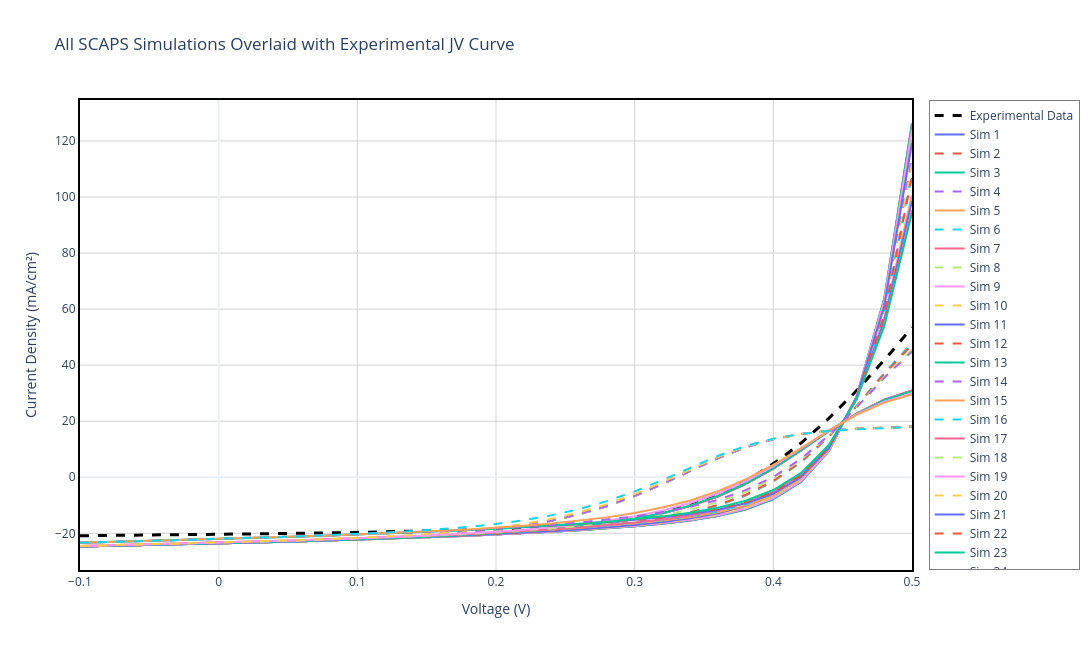

Notebook code cell kept with this figure:
### Markdown cell above
## Section 3.1: Overlay Comparison - All Simulations vs Experimental Data

### Overview
This section provides a comprehensive visual comparison by overlaying all SCAPS simulation J-V curves on the same plot as the experimental data. This overlay approach allows for:

- **Direct shape comparison**: Visually assess which simulations best match the experimental curve shape
- **Parameter range assessment**: Understand the spread of voltages, currents, and fill factors across all simulations
- **Quality of model fit**: Quickly identify if any simulations closely track the experimental behavior across the full J-V range
- **Anomaly detection**: Spot simulations that deviate significantly from the general trend

This visualization complements the parameter-based matching in the following section and provides intuitive insight into device behavior.

### Code cell
# ------------------ PLOT 3.1: ALL SIMULATIONS + EXPERIMENTAL OVERLAY ------------------
fig_overlay = go.Figure()

# Add experimental data first (so it appears at the back)
fig_overlay.add_trace(go.Scatter(
    x=exp_data['v(V)'], 
    y=exp_data['jtot(mA/cm2)'], 
    mode='lines', 
    name='Experimental Data', 
    line=dict(color='black', width=3, dash='dash'),
    hovertemplate='<b>Experimental</b><br>V: %{x:.3f} V<br>J: %{y:.2f} mA/cm²<extra></extra>'
))

# Add all SCAPS simulations
colors = []
import plotly.express as px
color_palette = px.colors.qualitative.Plotly
for i, d in enumerate(scaps_data):
    v_filtered = d['v(V)']
    j_filtered = d['jtot(mA/cm2)']
    
    # Hover information
    hover_text = f"<b>{d['label']}</b><br>Voc: {d['Voc']:.3f} V<br>Jsc: {d['Jsc']:.2f} mA/cm²<br>FF: {d['FF']:.1f} %<br>η: {d['eta']:.2f} %"
    
    # Alternate between solid and dash line styles for better visibility
    line_dash = 'solid' if i % 2 == 0 else 'dash'
    line_color = color_palette[i % len(color_palette)]
    
    fig_overlay.add_trace(go.Scatter(
        x=v_filtered, 
        y=j_filtered, 
        mode='lines', 
        name=f"Sim {i+1}",
        line=dict(color=line_color, width=2, dash=line_dash),
        hovertemplate=hover_text + '<extra></extra>'
    ))

fig_overlay.update_xaxes(showline=True, linewidth=2, linecolor='black', mirror=True)
fig_overlay.update_yaxes(showline=True, linewidth=2, linecolor='black', mirror=True)
fig_overlay.update_layout(
    title='All SCAPS Simulations Overlaid with Experimental JV Curve',
    xaxis_title='Voltage (V)',
    yaxis_title='Current Density (mA/cm²)',
    hovermode='closest',
    template='plotly_white',
    width=1100,
    height=650,
    plot_bgcolor='white',
    xaxis=dict(showgrid=True, gridwidth=1, gridcolor='lightgray'),
    yaxis=dict(showgrid=True, gridwidth=1, gridcolor='lightgray'),
    legend=dict(
        x=1.02,
        y=1,
        xanchor='left',
        yanchor='top',
        bgcolor='rgba(255, 255, 255, 0.7)',
        bordercolor='gray',
        borderwidth=1
    )
)
fig_overlay.show()
fig_overlay.write_image(os.path.join(plots_dir, 'All_data_Comparison.png'), width=1100, height=650)

print(f"\n✅ Overlay plot created with {len(scaps_data)} simulations + 1 experimental curve")
print(f"✅ Saved Plot 3.1 to {plots_dir}/All_data_Comparison.png")
print(f"   Experimental range: V ∈ [{exp_data['v(V)'].min():.3f}, {exp_data['v(V)'].max():.3f}] V")
print(f"                       J ∈ [{exp_data['jtot(mA/cm2)'].min():.2f}, {exp_data['jtot(mA/cm2)'].max():.2f}] mA/cm²")

### Figure 1 — Plotly figure (JSON) as saved in the notebook; plotly's stock layout.template omitted (floating-point values rounded to 4 significant figures; data arrays with more than 128 entries replaced by an {"elided": "..."} marker saying what was removed)
{"data": [{"hovertemplate": "<b>Experimental</b><br>V: %{x:.3f} V<br>J: %{y:.2f} mA/cm²<extra></extra>", "line": {"color": "black", "dash": "dash", "width": 3}, "mode": "lines", "name": "Experimental Data", "type": "scatter", "x": {"elided": "200 float values"}, "y": {"elided": "200 float values"}}, {"hovertemplate": "<b>CdS (L2)>>defect 1>>total defect density [1/cm³]: 1.00e+14</b><br>Voc: 0.423 V<br>Jsc: 23.64 mA/cm²<br>FF: 52.9 %<br>η: 5.29 %<extra></extra>", "line": {"color": "#636EFA", "dash": "solid", "width": 2}, "mode": "lines", "name": "Sim 1", "type": "scatter", "x": [-0.1, -0.08, -0.06, -0.04, -0.02, 0.0, 0.02, 0.04, 0.06, 0.08, 0.1, 0.12, 0.14, 0.16, 0.18, 0.2, 0.22, 0.24, 0.26, 0.28, 0.3, 0.32, 0.34, 0.36, 0.38, 0.4, 0.42, 0.44, 0.46, 0.48, 0.5], "y": [-24.7, -24.51, -24.3, -24.09, -23.87, -23.64, -23.39, -23.13, -22.86, -22.58, -22.27, -21.95, -21.61, -21.25, -20.85, -20.43, -19.96, -19.45, -18.87, -18.22, -17.46, -16.54, -15.38, -13.8, -11.48, -7.783, -1.561, 9.327, 28.76, 63.68, 126.2]}, {"hovertemplate": "<b>CdS (L2)>>defect 1>>total defect density [1/cm³]: 1.00e+14</b><br>Voc: 0.422 V<br>Jsc: 23.64 mA/cm²<br>FF: 52.6 %<br>η: 5.25 %<extra></extra>", "line": {"color": "#EF553B", "dash": "dash", "width": 2}, "mode": "lines", "name": "Sim 2", "type": "scatter", "x": [-0.1, -0.08, -0.06, -0.04, -0.02, 0.0, 0.02, 0.04, 0.06, 0.08, 0.1, 0.12, 0.14, 0.16, 0.18, 0.2, 0.22, 0.24, 0.26, 0.28, 0.3, 0.32, 0.34, 0.36, 0.38, 0.4, 0.42, 0.44, 0.46, 0.48, 0.5], "y": [-24.7, -24.51, -24.3, -24.09, -23.87, -23.64, -23.39, -23.13, -22.86, -22.57, -22.27, -21.95, -21.61, -21.24, -20.84, -20.41, -19.94, -19.41, -18.82, -18.14, -17.35, -16.39, -15.16, -13.48, -11.03, -7.188, -0.8532, 9.929, 28.5, 60.33, 113.8]}, {"hovertemplate": "<b>CdS (L2)>>defect 1>>total defect density [1/cm³]: 1.00e+14</b><br>Voc: 0.420 V<br>Jsc: 23.64 mA/cm²<br>FF: 52.3 %<br>η: 5.19 %<extra></extra>", "line": {"color": "#00CC96", "dash": "solid", "width": 2}, "mode": "lines", "name": "Sim 3", "type": "scatter", "x": [-0.1, -0.08, -0.06, -0.04, -0.02, 0.0, 0.02, 0.04, 0.06, 0.08, 0.1, 0.12, 0.14, 0.16, 0.18, 0.2, 0.22, 0.24, 0.26, 0.28, 0.3, 0.32, 0.34, 0.36, 0.38, 0.4, 0.42, 0.44, 0.46, 0.48, 0.5], "y": [-24.7, -24.51, -24.3, -24.09, -23.87, -23.64, -23.39, -23.13, -22.86, -22.57, -22.27, -21.95, -21.6, -21.23, -20.83, -20.39, -19.91, -19.37, -18.76, -18.05, -17.22, -16.19, -14.88, -13.08, -10.48, -6.466, -0.007722, 10.63, 28.16, 56.5, 100.5]}, {"hovertemplate": "<b>CdS (L2)>>defect 1>>total defect density [1/cm³]: 1.00e+14</b><br>Voc: 0.405 V<br>Jsc: 23.63 mA/cm²<br>FF: 50.9 %<br>η: 4.87 %<extra></extra>", "line": {"color": "#AB63FA", "dash": "dash", "width": 2}, "mode": "lines", "name": "Sim 4", "type": "scatter", "x": [-0.1, -0.08, -0.06, -0.04, -0.02, 0.0, 0.02, 0.04, 0.06, 0.08, 0.1, 0.12, 0.14, 0.16, 0.18, 0.2, 0.22, 0.24, 0.26, 0.28, 0.3, 0.32, 0.34, 0.36, 0.38, 0.4, 0.42, 0.44, 0.46, 0.48, 0.5], "y": [-24.7, -24.5, -24.3, -24.09, -23.87, -23.63, -23.39, -23.13, -22.85, -22.56, -22.25, -21.92, -21.56, -21.17, -20.74, -20.25, -19.69, -19.04, -18.26, -17.33, -16.16, -14.68, -12.73, -10.11, -6.495, -1.48, 5.391, 14.42, 25.37, 37.15, 47.95]}, {"hovertemplate": "<b>CdS (L2)>>defect 1>>total defect density [1/cm³]: 1.00e+14</b><br>Voc: 0.389 V<br>Jsc: 23.63 mA/cm²<br>FF: 50.2 %<br>η: 4.61 %<extra></extra>", "line": {"color": "#FFA15A", "dash": "solid", "width": 2}, "mode": "lines", "name": "Sim 5", "type": "scatter", "x": [-0.1, -0.08, -0.06, -0.04, -0.02, 0.0, 0.02, 0.04, 0.06, 0.08, 0.1, 0.12, 0.14, 0.16, 0.18, 0.2, 0.22, 0.24, 0.26, 0.28, 0.3, 0.32, 0.34, 0.36, 0.38, 0.4, 0.42, 0.44, 0.46, 0.48, 0.5], "y": [-24.7, -24.5, -24.3, -24.09, -23.87, -23.63, -23.39, -23.12, -22.85, -22.55, -22.23, -21.89, -21.51, -21.09, -20.62, -20.07, -19.41, -18.63, -17.66, -16.45, -14.9, -12.9, -10.29, -6.863, -2.433, 3.106, 9.591, 16.44, 22.73, 27.65, 31.0]}, {"hovertemplate": "<b>CdS (L2)>>defect 1>>total defect density [1/cm³]: 1.00e+14</b><br>Voc: 0.331 V<br>Jsc: 23.62 mA/cm²<br>FF: 48.7 %<br>η: 3.81 %<extra></extra>", "line": {"color": "#19D3F3", "dash": "dash", "width": 2}, "mode": "lines", "name": "Sim 6", "type": "scatter", "x": [-0.1, -0.08, -0.06, -0.04, -0.02, 0.0, 0.02, 0.04, 0.06, 0.08, 0.1, 0.12, 0.14, 0.16, 0.18, 0.2, 0.22, 0.24, 0.26, 0.28, 0.3, 0.32, 0.34, 0.36, 0.38, 0.4, 0.42, 0.44, 0.46, 0.48, 0.5], "y": [-24.7, -24.5, -24.3, -24.08, -23.86, -23.62, -23.36, -23.08, -22.78, -22.45, -22.08, -21.64, -21.13, -20.49, -19.69, -18.65, -17.31, -15.55, -13.27, -10.36, -6.74, -2.472, 2.196, 6.774, 10.68, 13.57, 15.45, 16.6, 17.3, 17.77, 18.11]}, {"hovertemplate": "<b>CdS (L2)>>defect 1>>total defect density [1/cm³]: 1.00e+15</b><br>Voc: 0.423 V<br>Jsc: 23.64 mA/cm²<br>FF: 52.9 %<br>η: 5.29 %<extra></extra>", "line": {"color": "#FF6692", "dash": "solid", "width": 2}, "mode": "lines", "name": "Sim 7", "type": "scatter", "x": [-0.1, -0.08, -0.06, -0.04, -0.02, 0.0, 0.02, 0.04, 0.06, 0.08, 0.1, 0.12, 0.14, 0.16, 0.18, 0.2, 0.22, 0.24, 0.26, 0.28, 0.3, 0.32, 0.34, 0.36, 0.38, 0.4, 0.42, 0.44, 0.46, 0.48, 0.5], "y": [-24.7, -24.51, -24.3, -24.09, -23.87, -23.64, -23.39, -23.13, -22.86, -22.57, -22.27, -21.95, -21.61, -21.25, -20.85, -20.43, -19.96, -19.45, -18.87, -18.22, -17.46, -16.54, -15.38, -13.8, -11.47, -7.78, -1.558, 9.33, 28.76, 63.67, 126.2]}, {"hovertemplate": "<b>CdS (L2)>>defect 1>>total defect density [1/cm³]: 1.00e+15</b><br>Voc: 0.422 V<br>Jsc: 23.64 mA/cm²<br>FF: 52.6 %<br>η: 5.24 %<extra></extra>", "line": {"color": "#B6E880", "dash": "dash", "width": 2}, "mode": "lines", "name": "Sim 8", "type": "scatter", "x": [-0.1, -0.08, -0.06, -0.04, -0.02, 0.0, 0.02, 0.04, 0.06, 0.08, 0.1, 0.12, 0.14, 0.16, 0.18, 0.2, 0.22, 0.24, 0.26, 0.28, 0.3, 0.32, 0.34, 0.36, 0.38, 0.4, 0.42, 0.44, 0.46, 0.48, 0.5], "y": [-24.7, -24.51, -24.3, -24.09, -23.87, -23.64, -23.39, -23.13, -22.86, -22.57, -22.27, -21.95, -21.61, -21.24, -20.84, -20.41, -19.94, -19.41, -18.82, -18.14, -17.35, -16.38, -15.15, -13.48, -11.03, -7.185, -0.85, 9.931, 28.5, 60.32, 113.8]}, {"hovertemplate": "<b>CdS (L2)>>defect 1>>total defect density [1/cm³]: 1.00e+15</b><br>Voc: 0.420 V<br>Jsc: 23.64 mA/cm²<br>FF: 52.3 %<br>η: 5.19 %<extra></extra>", "line": {"color": "#FF97FF", "dash": "solid", "width": 2}, "mode": "lines", "name": "Sim 9", "type": "scatter", "x": [-0.1, -0.08, -0.06, -0.04, -0.02, 0.0, 0.02, 0.04, 0.06, 0.08, 0.1, 0.12, 0.14, 0.16, 0.18, 0.2, 0.22, 0.24, 0.26, 0.28, 0.3, 0.32, 0.34, 0.36, 0.38, 0.4, 0.42, 0.44, 0.46, 0.48, 0.5], "y": [-24.7, -24.5, -24.3, -24.09, -23.87, -23.64, -23.39, -23.13, -22.86, -22.57, -22.27, -21.95, -21.6, -21.23, -20.83, -20.39, -19.91, -19.37, -18.76, -18.05, -17.21, -16.19, -14.87, -13.08, -10.48, -6.463, -0.004681, 10.63, 28.16, 56.5, 100.4]}, {"hovertemplate": "<b>CdS (L2)>>defect 1>>total defect density [1/cm³]: 1.00e+15</b><br>Voc: 0.405 V<br>Jsc: 23.63 mA/cm²<br>FF: 50.8 %<br>η: 4.86 %<extra></extra>", "line": {"color": "#FECB52", "dash": "dash", "width": 2}, "mode": "lines", "name": "Sim 10", "type": "scatter", "x": [-0.1, -0.08, -0.06, -0.04, -0.02, 0.0, 0.02, 0.04, 0.06, 0.08, 0.1, 0.12, 0.14, 0.16, 0.18, 0.2, 0.22, 0.24, 0.26, 0.28, 0.3, 0.32, 0.34, 0.36, 0.38, 0.4, 0.42, 0.44, 0.46, 0.48, 0.5], "y": [-24.7, -24.5, -24.3, -24.09, -23.87, -23.63, -23.39, -23.13, -22.85, -22.56, -22.25, -21.92, -21.56, -21.17, -20.74, -20.25, -19.69, -19.04, -18.26, -17.33, -16.16, -14.68, -12.73, -10.1, -6.492, -1.478, 5.393, 14.42, 25.37, 37.14, 47.94]}, {"hovertemplate": "<b>CdS (L2)>>defect 1>>total defect density [1/cm³]: 1.00e+15</b><br>Voc: 0.389 V<br>Jsc: 23.63 mA/cm²<br>FF: 50.2 %<br>η: 4.61 %<extra></extra>", "line": {"color": "#636EFA", "dash": "solid", "width": 2}, "mode": "lines", "name": "Sim 11", "type": "scatter", "x": [-0.1, -0.08, -0.06, -0.04, -0.02, 0.0, 0.02, 0.04, 0.06, 0.08, 0.1, 0.12, 0.14, 0.16, 0.18, 0.2, 0.22, 0.24, 0.26, 0.28, 0.3, 0.32, 0.34, 0.36, 0.38, 0.4, 0.42, 0.44, 0.46, 0.48, 0.5], "y": [-24.7, -24.5, -24.3, -24.09, -23.87, -23.63, -23.38, -23.12, -22.85, -22.55, -22.23, -21.89, -21.51, -21.09, -20.62, -20.07, -19.41, -18.63, -17.66, -16.44, -14.9, -12.9, -10.28, -6.86, -2.43, 3.108, 9.592, 16.44, 22.73, 27.65, 30.99]}, {"hovertemplate": "<b>CdS (L2)>>defect 1>>total defect density [1/cm³]: 1.00e+15</b><br>Voc: 0.331 V<br>Jsc: 23.62 mA/cm²<br>FF: 48.7 %<br>η: 3.81 %<extra></extra>", "line": {"color": "#EF553B", "dash": "dash", "width": 2}, "mode": "lines", "name": "Sim 12", "type": "scatter", "x": [-0.1, -0.08, -0.06, -0.04, -0.02, 0.0, 0.02, 0.04, 0.06, 0.08, 0.1, 0.12, 0.14, 0.16, 0.18, 0.2, 0.22, 0.24, 0.26, 0.28, 0.3, 0.32, 0.34, 0.36, 0.38, 0.4, 0.42, 0.44, 0.46, 0.48, 0.5], "y": [-24.7, -24.5, -24.3, -24.08, -23.86, -23.62, -23.36, -23.08, -22.78, -22.45, -22.08, -21.64, -21.12, -20.49, -19.68, -18.65, -17.31, -15.55, -13.27, -10.35, -6.739, -2.471, 2.197, 6.775, 10.69, 13.57, 15.45, 16.6, 17.3, 17.77, 18.11]}, {"hovertemplate": "<b>CdS (L2)>>defect 1>>total defect density [1/cm³]: 1.00e+16</b><br>Voc: 0.423 V<br>Jsc: 23.63 mA/cm²<br>FF: 52.8 %<br>η: 5.29 %<extra></extra>", "line": {"color": "#00CC96", "dash": "solid", "width": 2}, "mode": "lines", "name": "Sim 13", "type": "scatter", "x": [-0.1, -0.08, -0.06, -0.04, -0.02, 0.0, 0.02, 0.04, 0.06, 0.08, 0.1, 0.12, 0.14, 0.16, 0.18, 0.2, 0.22, 0.24, 0.26, 0.28, 0.3, 0.32, 0.34, 0.36, 0.38, 0.4, 0.42, 0.44, 0.46, 0.48, 0.5], "y": [-24.7, -24.5, -24.3, -24.09, -23.87, -23.63, -23.39, -23.13, -22.86, -22.57, -22.27, -21.95, -21.61, -21.24, -20.85, -20.42, -19.95, -19.44, -18.86, -18.2, -17.44, -16.52, -15.36, -13.78, -11.45, -7.748, -1.526, 9.353, 28.75, 63.58, 125.9]}, {"hovertemplate": "<b>CdS (L2)>>defect 1>>total defect density [1/cm³]: 1.00e+16</b><br>Voc: 0.422 V<br>Jsc: 23.63 mA/cm²<br>FF: 52.5 %<br>η: 5.24 %<extra></extra>", "line": {"color": "#AB63FA", "dash": "dash", "width": 2}, "mode": "lines", "name": "Sim 14", "type": "scatter", "x": [-0.1, -0.08, -0.06, -0.04, -0.02, 0.0, 0.02, 0.04, 0.06, 0.08, 0.1, 0.12, 0.14, 0.16, 0.18, 0.2, 0.22, 0.24, 0.26, 0.28, 0.3, 0.32, 0.34, 0.36, 0.38, 0.4, 0.42, 0.44, 0.46, 0.48, 0.5], "y": [-24.7, -24.5, -24.3, -24.09, -23.87, -23.63, -23.39, -23.13, -22.86, -22.57, -22.27, -21.94, -21.6, -21.23, -20.84, -20.4, -19.93, -19.4, -18.81, -18.13, -17.33, -16.37, -15.13, -13.45, -11.0, -7.153, -0.819, 9.953, 28.49, 60.23, 113.5]}, {"hovertemplate": "<b>CdS (L2)>>defect 1>>total defect density [1/cm³]: 1.00e+16</b><br>Voc: 0.420 V<br>Jsc: 23.63 mA/cm²<br>FF: 52.2 %<br>η: 5.18 %<extra></extra>", "line": {"color": "#FFA15A", "dash": "solid", "width": 2}, "mode": "lines", "name": "Sim 15", "type": "scatter", "x": [-0.1, -0.08, -0.06, -0.04, -0.02, 0.0, 0.02, 0.04, 0.06, 0.08, 0.1, 0.12, 0.14, 0.16, 0.18, 0.2, 0.22, 0.24, 0.26, 0.28, 0.3, 0.32, 0.34, 0.36, 0.38, 0.4, 0.42, 0.44, 0.46, 0.48, 0.5], "y": [-24.7, -24.5, -24.3, -24.09, -23.87, -23.63, -23.39, -23.13, -22.86, -22.57, -22.26, -21.94, -21.6, -21.23, -20.82, -20.39, -19.9, -19.36, -18.75, -18.04, -17.2, -16.17, -14.85, -13.06, -10.45, -6.432, 0.02519, 10.65, 28.15, 56.42, 100.2]}, {"hovertemplate": "<b>CdS (L2)>>defect 1>>total defect density [1/cm³]: 1.00e+16</b><br>Voc: 0.405 V<br>Jsc: 23.63 mA/cm²<br>FF: 50.8 %<br>η: 4.86 %<extra></extra>", "line": {"color": "#19D3F3", "dash": "dash", "width": 2}, "mode": "lines", "name": "Sim 16", "type": "scatter", "x": [-0.1, -0.08, -0.06, -0.04, -0.02, 0.0, 0.02, 0.04, 0.06, 0.08, 0.1, 0.12, 0.14, 0.16, 0.18, 0.2, 0.22, 0.24, 0.26, 0.28, 0.3, 0.32, 0.34, 0.36, 0.38, 0.4, 0.42, 0.44, 0.46, 0.48, 0.5], "y": [-24.7, -24.5, -24.3, -24.09, -23.87, -23.63, -23.38, -23.12, -22.85, -22.56, -22.25, -21.92, -21.56, -21.16, -20.73, -20.24, -19.68, -19.03, -18.25, -17.31, -16.15, -14.66, -12.71, -10.08, -6.467, -1.453, 5.415, 14.43, 25.36, 37.1, 47.86]}, {"hovertemplate": "<b>CdS (L2)>>defect 1>>total defect density [1/cm³]: 1.00e+16</b><br>Voc: 0.389 V<br>Jsc: 23.63 mA/cm²<br>FF: 50.1 %<br>η: 4.61 %<extra></extra>", "line": {"color": "#FF6692", "dash": "solid", "width": 2}, "mode": "lines", "name": "Sim 17", "type": "scatter", "x": [-0.1, -0.08, -0.06, -0.04, -0.02, 0.0, 0.02, 0.04, 0.06, 0.08, 0.1, 0.12, 0.14, 0.16, 0.18, 0.2, 0.22, 0.24, 0.26, 0.28, 0.3, 0.32, 0.34, 0.36, 0.38, 0.4, 0.42, 0.44, 0.46, 0.48, 0.5], "y": [-24.69, -24.5, -24.3, -24.09, -23.86, -23.63, -23.38, -23.12, -22.84, -22.55, -22.23, -21.89, -21.51, -21.09, -20.61, -20.06, -19.4, -18.62, -17.65, -16.43, -14.88, -12.88, -10.27, -6.84, -2.41, 3.127, 9.606, 16.45, 22.72, 27.63, 30.96]}, {"hovertemplate": "<b>CdS (L2)>>defect 1>>total defect density [1/cm³]: 1.00e+16</b><br>Voc: 0.331 V<br>Jsc: 23.61 mA/cm²<br>FF: 48.7 %<br>η: 3.81 %<extra></extra>", "line": {"color": "#B6E880", "dash": "dash", "width": 2}, "mode": "lines", "name": "Sim 18", "type": "scatter", "x": [-0.1, -0.08, -0.06, -0.04, -0.02, 0.0, 0.02, 0.04, 0.06, 0.08, 0.1, 0.12, 0.14, 0.16, 0.18, 0.2, 0.22, 0.24, 0.26, 0.28, 0.3, 0.32, 0.34, 0.36, 0.38, 0.4, 0.42, 0.44, 0.46, 0.48, 0.5], "y": [-24.69, -24.5, -24.3, -24.08, -23.85, -23.61, -23.36, -23.08, -22.78, -22.45, -22.07, -21.64, -21.12, -20.48, -19.68, -18.64, -17.3, -15.54, -13.26, -10.34, -6.727, -2.46, 2.207, 6.782, 10.69, 13.57, 15.45, 16.59, 17.3, 17.77, 18.11]}, {"hovertemplate": "<b>CdS (L2)>>defect 1>>total defect density [1/cm³]: 1.00e+17</b><br>Voc: 0.423 V<br>Jsc: 23.60 mA/cm²<br>FF: 52.4 %<br>η: 5.23 %<extra></extra>", "line": {"color": "#FF97FF", "dash": "solid", "width": 2}, "mode": "lines", "name": "Sim 19", "type": "scatter", "x": [-0.1, -0.08, -0.06, -0.04, -0.02, 0.0, 0.02, 0.04, 0.06, 0.08, 0.1, 0.12, 0.14, 0.16, 0.18, 0.2, 0.22, 0.24, 0.26, 0.28, 0.3, 0.32, 0.34, 0.36, 0.38, 0.4, 0.42, 0.44, 0.46, 0.48, 0.5], "y": [-24.68, -24.48, -24.28, -24.06, -23.84, -23.6, -23.35, -23.09, -22.82, -22.53, -22.22, -21.9, -21.55, -21.18, -20.78, -20.34, -19.87, -19.34, -18.75, -18.07, -17.29, -16.35, -15.16, -13.55, -11.19, -7.472, -1.261, 9.535, 28.69, 62.93, 124.0]}, {"hovertemplate": "<b>CdS (L2)>>defect 1>>total defect density [1/cm³]: 1.00e+17</b><br>Voc: 0.421 V<br>Jsc: 23.60 mA/cm²<br>FF: 52.2 %<br>η: 5.19 %<extra></extra>", "line": {"color": "#FECB52", "dash": "dash", "width": 2}, "mode": "lines", "name": "Sim 20", "type": "scatter", "x": [-0.1, -0.08, -0.06, -0.04, -0.02, 0.0, 0.02, 0.04, 0.06, 0.08, 0.1, 0.12, 0.14, 0.16, 0.18, 0.2, 0.22, 0.24, 0.26, 0.28, 0.3, 0.32, 0.34, 0.36, 0.38, 0.4, 0.42, 0.44, 0.46, 0.48, 0.5], "y": [-24.68, -24.48, -24.28, -24.06, -23.84, -23.6, -23.35, -23.09, -22.82, -22.53, -22.22, -21.89, -21.55, -21.17, -20.77, -20.33, -19.84, -19.31, -18.7, -18.0, -17.18, -16.19, -14.93, -13.23, -10.74, -6.883, -0.5622, 10.13, 28.43, 59.62, 111.7]}, {"hovertemplate": "<b>CdS (L2)>>defect 1>>total defect density [1/cm³]: 1.00e+17</b><br>Voc: 0.419 V<br>Jsc: 23.60 mA/cm²<br>FF: 51.9 %<br>η: 5.13 %<extra></extra>", "line": {"color": "#636EFA", "dash": "solid", "width": 2}, "mode": "lines", "name": "Sim 21", "type": "scatter", "x": [-0.1, -0.08, -0.06, -0.04, -0.02, 0.0, 0.02, 0.04, 0.06, 0.08, 0.1, 0.12, 0.14, 0.16, 0.18, 0.2, 0.22, 0.24, 0.26, 0.28, 0.3, 0.32, 0.34, 0.36, 0.38, 0.4, 0.42, 0.44, 0.46, 0.48, 0.5], "y": [-24.68, -24.48, -24.28, -24.06, -23.84, -23.6, -23.35, -23.09, -22.82, -22.53, -22.22, -21.89, -21.54, -21.17, -20.76, -20.31, -19.82, -19.26, -18.64, -17.91, -17.05, -16.0, -14.65, -12.83, -10.2, -6.168, 0.2724, 10.81, 28.08, 55.83, 98.6]}, {"hovertemplate": "<b>CdS (L2)>>defect 1>>total defect density [1/cm³]: 1.00e+17</b><br>Voc: 0.404 V<br>Jsc: 23.60 mA/cm²<br>FF: 50.6 %<br>η: 4.82 %<extra></extra>", "line": {"color": "#EF553B", "dash": "dash", "width": 2}, "mode": "lines", "name": "Sim 22", "type": "scatter", "x": [-0.1, -0.08, -0.06, -0.04, -0.02, 0.0, 0.02, 0.04, 0.06, 0.08, 0.1, 0.12, 0.14, 0.16, 0.18, 0.2, 0.22, 0.24, 0.26, 0.28, 0.3, 0.32, 0.34, 0.36, 0.38, 0.4, 0.42, 0.44, 0.46, 0.48, 0.5], "y": [-24.68, -24.48, -24.28, -24.06, -23.84, -23.6, -23.35, -23.09, -22.81, -22.52, -22.2, -21.87, -21.5, -21.1, -20.66, -20.16, -19.59, -18.93, -18.14, -17.19, -16.0, -14.49, -12.52, -9.876, -6.248, -1.237, 5.596, 14.52, 25.28, 36.77, 47.23]}, {"hovertemplate": "<b>CdS (L2)>>defect 1>>total defect density [1/cm³]: 1.00e+17</b><br>Voc: 0.389 V<br>Jsc: 23.60 mA/cm²<br>FF: 49.9 %<br>η: 4.58 %<extra></extra>", "line": {"color": "#00CC96", "dash": "solid", "width": 2}, "mode": "lines", "name": "Sim 23", "type": "scatter", "x": [-0.1, -0.08, -0.06, -0.04, -0.02, 0.0, 0.02, 0.04, 0.06, 0.08, 0.1, 0.12, 0.14, 0.16, 0.18, 0.2, 0.22, 0.24, 0.26, 0.28, 0.3, 0.32, 0.34, 0.36, 0.38, 0.4, 0.42, 0.44, 0.46, 0.48, 0.5], "y": [-24.68, -24.48, -24.28, -24.06, -23.83, -23.6, -23.35, -23.08, -22.8, -22.5, -22.18, -21.84, -21.45, -21.03, -20.54, -19.98, -19.32, -18.52, -17.54, -16.31, -14.74, -12.73, -10.09, -6.656, -2.225, 3.293, 9.725, 16.48, 22.66, 27.47, 30.72]}, {"hovertemplate": "<b>CdS (L2)>>defect 1>>total defect density [1/cm³]: 1.00e+17</b><br>Voc: 0.330 V<br>Jsc: 23.58 mA/cm²<br>FF: 48.6 %<br>η: 3.79 %<extra></extra>", "line": {"color": "#AB63FA", "dash": "dash", "width": 2}, "mode": "lines", "name": "Sim 24", "type": "scatter", "x": [-0.1, -0.08, -0.06, -0.04, -0.02, 0.0, 0.02, 0.04, 0.06, 0.08, 0.1, 0.12, 0.14, 0.16, 0.18, 0.2, 0.22, 0.24, 0.26, 0.28, 0.3, 0.32, 0.34, 0.36, 0.38, 0.4, 0.42, 0.44, 0.46, 0.48, 0.5], "y": [-24.67, -24.48, -24.27, -24.05, -23.82, -23.58, -23.32, -23.04, -22.74, -22.41, -22.03, -21.59, -21.07, -20.42, -19.61, -18.57, -17.22, -15.45, -13.16, -10.24, -6.622, -2.358, 2.297, 6.853, 10.73, 13.59, 15.45, 16.59, 17.29, 17.75, 18.09]}, {"hovertemplate": "<b>CdS (L2)>>defect 1>>total defect density [1/cm³]: 1.00e+18</b><br>Voc: 0.421 V<br>Jsc: 23.32 mA/cm²<br>FF: 50.3 %<br>η: 4.94 %<extra></extra>", "line": {"color": "#FFA15A", "dash": "solid", "width": 2}, "mode": "lines", "name": "Sim 25", "type": "scatter", "x": [-0.1, -0.08, -0.06, -0.04, -0.02, 0.0, 0.02, 0.04, 0.06, 0.08, 0.1, 0.12, 0.14, 0.16, 0.18, 0.2, 0.22, 0.24, 0.26, 0.28, 0.3, 0.32, 0.34, 0.36, 0.38, 0.4, 0.42, 0.44, 0.46, 0.48, 0.5], "y": [-24.49, -24.27, -24.05, -23.81, -23.57, -23.32, -23.05, -22.77, -22.48, -22.16, -21.83, -21.48, -21.1, -20.69, -20.25, -19.77, -19.23, -18.65, -17.99, -17.25, -16.4, -15.39, -14.14, -12.48, -10.12, -6.449, -0.3948, 10.05, 28.53, 61.53, 120.4]}, {"hovertemplate": "<b>CdS (L2)>>defect 1>>total defect density [1/cm³]: 1.00e+18</b><br>Voc: 0.419 V<br>Jsc: 23.32 mA/cm²<br>FF: 50.1 %<br>η: 4.90 %<extra></extra>", "line": {"color": "#19D3F3", "dash": "dash", "width": 2}, "mode": "lines", "name": "Sim 26", "type": "scatter", "x": [-0.1, -0.08, -0.06, -0.04, -0.02, 0.0, 0.02, 0.04, 0.06, 0.08, 0.1, 0.12, 0.14, 0.16, 0.18, 0.2, 0.22, 0.24, 0.26, 0.28, 0.3, 0.32, 0.34, 0.36, 0.38, 0.4, 0.42, 0.44, 0.46, 0.48, 0.5], "y": [-24.49, -24.27, -24.05, -23.81, -23.57, -23.32, -23.05, -22.77, -22.47, -22.16, -21.83, -21.47, -21.09, -20.68, -20.24, -19.75, -19.21, -18.61, -17.94, -17.18, -16.29, -15.24, -13.92, -12.17, -9.681, -5.875, 0.2836, 10.62, 28.25, 58.24, 108.3]}, {"hovertemplate": "<b>CdS (L2)>>defect 1>>total defect density [1/cm³]: 1.00e+18</b><br>Voc: 0.417 V<br>Jsc: 23.32 mA/cm²<br>FF: 49.9 %<br>η: 4.85 %<extra></extra>", "line": {"color": "#FF6692", "dash": "solid", "width": 2}, "mode": "lines", "name": "Sim 27", "type": "scatter", "x": [-0.1, -0.08, -0.06, -0.04, -0.02, 0.0, 0.02, 0.04, 0.06, 0.08, 0.1, 0.12, 0.14, 0.16, 0.18, 0.2, 0.22, 0.24, 0.26, 0.28, 0.3, 0.32, 0.34, 0.36, 0.38, 0.4, 0.42, 0.44, 0.46, 0.48, 0.5], "y": [-24.49, -24.27, -24.05, -23.81, -23.57, -23.32, -23.05, -22.77, -22.47, -22.16, -21.83, -21.47, -21.09, -20.68, -20.23, -19.73, -19.19, -18.57, -17.88, -17.09, -16.16, -15.05, -13.65, -11.79, -9.15, -5.18, 1.093, 11.28, 27.89, 54.51, 95.4]}, {"hovertemplate": "<b>CdS (L2)>>defect 1>>total defect density [1/cm³]: 1.00e+18</b><br>Voc: 0.401 V<br>Jsc: 23.31 mA/cm²<br>FF: 49.0 %<br>η: 4.59 %<extra></extra>", "line": {"color": "#B6E880", "dash": "dash", "width": 2}, "mode": "lines", "name": "Sim 28", "type": "scatter", "x": [-0.1, -0.08, -0.06, -0.04, -0.02, 0.0, 0.02, 0.04, 0.06, 0.08, 0.1, 0.12, 0.14, 0.16, 0.18, 0.2, 0.22, 0.24, 0.26, 0.28, 0.3, 0.32, 0.34, 0.36, 0.38, 0.4, 0.42, 0.44, 0.46, 0.48, 0.5], "y": [-24.49, -24.27, -24.04, -23.81, -23.57, -23.31, -23.05, -22.77, -22.47, -22.15, -21.81, -21.45, -21.05, -20.62, -20.13, -19.59, -18.97, -18.25, -17.4, -16.38, -15.13, -13.57, -11.56, -8.905, -5.309, -0.3988, 6.228, 14.8, 25.04, 35.86, 45.62]}, {"hovertemplate": "<b>CdS (L2)>>defect 1>>total defect density [1/cm³]: 1.00e+18</b><br>Voc: 0.386 V<br>Jsc: 23.31 mA/cm²<br>FF: 48.7 %<br>η: 4.37 %<extra></extra>", "line": {"color": "#FF97FF", "dash": "solid", "width": 2}, "mode": "lines", "name": "Sim 29", "type": "scatter", "x": [-0.1, -0.08, -0.06, -0.04, -0.02, 0.0, 0.02, 0.04, 0.06, 0.08, 0.1, 0.12, 0.14, 0.16, 0.18, 0.2, 0.22, 0.24, 0.26, 0.28, 0.3, 0.32, 0.34, 0.36, 0.38, 0.4, 0.42, 0.44, 0.46, 0.48, 0.5], "y": [-24.49, -24.27, -24.04, -23.81, -23.57, -23.31, -23.04, -22.76, -22.46, -22.14, -21.79, -21.42, -21.0, -20.54, -20.01, -19.41, -18.7, -17.84, -16.8, -15.52, -13.9, -11.85, -9.195, -5.775, -1.412, 3.964, 10.17, 16.61, 22.43, 26.93, 29.95]}, {"hovertemplate": "<b>CdS (L2)>>defect 1>>total defect density [1/cm³]: 1.00e+18</b><br>Voc: 0.328 V<br>Jsc: 23.30 mA/cm²<br>FF: 47.9 %<br>η: 3.66 %<extra></extra>", "line": {"color": "#FECB52", "dash": "dash", "width": 2}, "mode": "lines", "name": "Sim 30", "type": "scatter", "x": [-0.1, -0.08, -0.06, -0.04, -0.02, 0.0, 0.02, 0.04, 0.06, 0.08, 0.1, 0.12, 0.14, 0.16, 0.18, 0.2, 0.22, 0.24, 0.26, 0.28, 0.3, 0.32, 0.34, 0.36, 0.38, 0.4, 0.42, 0.44, 0.46, 0.48, 0.5], "y": [-24.48, -24.27, -24.04, -23.8, -23.56, -23.3, -23.02, -22.72, -22.4, -22.04, -21.64, -21.17, -20.62, -19.94, -19.1, -18.02, -16.63, -14.83, -12.51, -9.575, -5.97, -1.756, 2.805, 7.228, 10.96, 13.69, 15.46, 16.54, 17.21, 17.66, 17.99]}, {"hovertemplate": "<b>CdS (L2)>>defect 1>>total defect density [1/cm³]: 1.00e+19</b><br>Voc: 0.420 V<br>Jsc: 22.01 mA/cm²<br>FF: 49.6 %<br>η: 4.58 %<extra></extra>", "line": {"color": "#636EFA", "dash": "solid", "width": 2}, "mode": "lines", "name": "Sim 31", "type": "scatter", "x": [-0.1, -0.08, -0.06, -0.04, -0.02, 0.0, 0.02, 0.04, 0.06, 0.08, 0.1, 0.12, 0.14, 0.16, 0.18, 0.2, 0.22, 0.24, 0.26, 0.28, 0.3, 0.32, 0.34, 0.36, 0.38, 0.4, 0.42, 0.44, 0.46, 0.48, 0.5], "y": [-23.36, -23.1, -22.84, -22.57, -22.29, -22.01, -21.72, -21.41, -21.1, -20.77, -20.42, -20.06, -19.67, -19.26, -18.83, -18.36, -17.85, -17.3, -16.69, -16.0, -15.22, -14.28, -13.12, -11.57, -9.32, -5.796, 0.07964, 10.3, 28.46, 61.03, 119.3]}, {"hovertemplate": "<b>CdS (L2)>>defect 1>>total defect density [1/cm³]: 1.00e+19</b><br>Voc: 0.418 V<br>Jsc: 22.01 mA/cm²<br>FF: 49.4 %<br>η: 4.54 %<extra></extra>", "line": {"color": "#EF553B", "dash": "dash", "width": 2}, "mode": "lines", "name": "Sim 32", "type": "scatter", "x": [-0.1, -0.08, -0.06, -0.04, -0.02, 0.0, 0.02, 0.04, 0.06, 0.08, 0.1, 0.12, 0.14, 0.16, 0.18, 0.2, 0.22, 0.24, 0.26, 0.28, 0.3, 0.32, 0.34, 0.36, 0.38, 0.4, 0.42, 0.44, 0.46, 0.48, 0.5], "y": [-23.36, -23.1, -22.84, -22.57, -22.29, -22.01, -21.72, -21.41, -21.1, -20.77, -20.42, -20.05, -19.67, -19.26, -18.82, -18.35, -17.83, -17.27, -16.64, -15.93, -15.11, -14.13, -12.91, -11.26, -8.892, -5.23, 0.7501, 10.86, 28.18, 57.74, 107.2]}, {"hovertemplate": "<b>CdS (L2)>>defect 1>>total defect density [1/cm³]: 1.00e+19</b><br>Voc: 0.416 V<br>Jsc: 22.01 mA/cm²<br>FF: 49.2 %<br>η: 4.50 %<extra></extra>", "line": {"color": "#00CC96", "dash": "solid", "width": 2}, "mode": "lines", "name": "Sim 33", "type": "scatter", "x": [-0.1, -0.08, -0.06, -0.04, -0.02, 0.0, 0.02, 0.04, 0.06, 0.08, 0.1, 0.12, 0.14, 0.16, 0.18, 0.2, 0.22, 0.24, 0.26, 0.28, 0.3, 0.32, 0.34, 0.36, 0.38, 0.4, 0.42, 0.44, 0.46, 0.48, 0.5], "y": [-23.36, -23.1, -22.84, -22.57, -22.29, -22.01, -21.72, -21.41, -21.1, -20.76, -20.42, -20.05, -19.66, -19.25, -18.81, -18.33, -17.81, -17.23, -16.58, -15.84, -14.98, -13.95, -12.64, -10.88, -8.367, -4.543, 1.549, 11.5, 27.81, 54.01, 94.34]}, {"hovertemplate": "<b>CdS (L2)>>defect 1>>total defect density [1/cm³]: 1.00e+19</b><br>Voc: 0.399 V<br>Jsc: 22.01 mA/cm²<br>FF: 48.3 %<br>η: 4.24 %<extra></extra>", "line": {"color": "#AB63FA", "dash": "dash", "width": 2}, "mode": "lines", "name": "Sim 34", "type": "scatter", "x": [-0.1, -0.08, -0.06, -0.04, -0.02, 0.0, 0.02, 0.04, 0.06, 0.08, 0.1, 0.12, 0.14, 0.16, 0.18, 0.2, 0.22, 0.24, 0.26, 0.28, 0.3, 0.32, 0.34, 0.36, 0.38, 0.4, 0.42, 0.44, 0.46, 0.48, 0.5], "y": [-23.36, -23.1, -22.84, -22.57, -22.29, -22.01, -21.71, -21.41, -21.09, -20.75, -20.4, -20.03, -19.63, -19.19, -18.72, -18.19, -17.59, -16.91, -16.11, -15.15, -13.98, -12.5, -10.59, -8.047, -4.585, 0.167, 6.605, 14.95, 24.92, 35.45, 44.92]}, {"hovertemplate": "<b>CdS (L2)>>defect 1>>total defect density [1/cm³]: 1.00e+19</b><br>Voc: 0.383 V<br>Jsc: 22.01 mA/cm²<br>FF: 47.9 %<br>η: 4.04 %<extra></extra>", "line": {"color": "#FFA15A", "dash": "solid", "width": 2}, "mode": "lines", "name": "Sim 35", "type": "scatter", "x": [-0.1, -0.08, -0.06, -0.04, -0.02, 0.0, 0.02, 0.04, 0.06, 0.08, 0.1, 0.12, 0.14, 0.16, 0.18, 0.2, 0.22, 0.24, 0.26, 0.28, 0.3, 0.32, 0.34, 0.36, 0.38, 0.4, 0.42, 0.44, 0.46, 0.48, 0.5], "y": [-23.36, -23.1, -22.84, -22.57, -22.29, -22.01, -21.71, -21.4, -21.08, -20.74, -20.38, -20.0, -19.58, -19.12, -18.6, -18.01, -17.33, -16.51, -15.53, -14.31, -12.77, -10.81, -8.266, -4.974, -0.7611, 4.443, 10.45, 16.69, 22.31, 26.63, 29.54]}, {"hovertemplate": "<b>CdS (L2)>>defect 1>>total defect density [1/cm³]: 1.00e+19</b><br>Voc: 0.325 V<br>Jsc: 21.99 mA/cm²<br>FF: 47.2 %<br>η: 3.37 %<extra></extra>", "line": {"color": "#19D3F3", "dash": "dash", "width": 2}, "mode": "lines", "name": "Sim 36", "type": "scatter", "x": [-0.1, -0.08, -0.06, -0.04, -0.02, 0.0, 0.02, 0.04, 0.06, 0.08, 0.1, 0.12, 0.14, 0.16, 0.18, 0.2, 0.22, 0.24, 0.26, 0.28, 0.3, 0.32, 0.34, 0.36, 0.38, 0.4, 0.42, 0.44, 0.46, 0.48, 0.5], "y": [-23.36, -23.1, -22.83, -22.56, -22.28, -21.99, -21.69, -21.36, -21.02, -20.65, -20.23, -19.76, -19.21, -18.54, -17.71, -16.66, -15.31, -13.57, -11.34, -8.512, -5.037, -0.9786, 3.404, 7.639, 11.2, 13.79, 15.47, 16.49, 17.13, 17.57, 17.89]}], "layout": {"height": 650, "hovermode": "closest", "legend": {"bgcolor": "rgba(255, 255, 255, 0.7)", "bordercolor": "gray", "borderwidth": 1, "x": 1.02, "xanchor": "left", "y": 1, "yanchor": "top"}, "plot_bgcolor": "white", "title": {"text": "All SCAPS Simulations Overlaid with Experimental JV Curve"}, "width": 1100, "xaxis": {"gridcolor": "lightgray", "gridwidth": 1, "linecolor": "black", "linewidth": 2, "mirror": true, "showgrid": true, "showline": true, "title": {"text": "Voltage (V)"}}, "yaxis": {"gridcolor": "lightgray", "gridwidth": 1, "linecolor": "black", "linewidth": 2, "mirror": true, "showgrid": true, "showline": true, "title": {"text": "Current Density (mA/cm²)"}}}}
